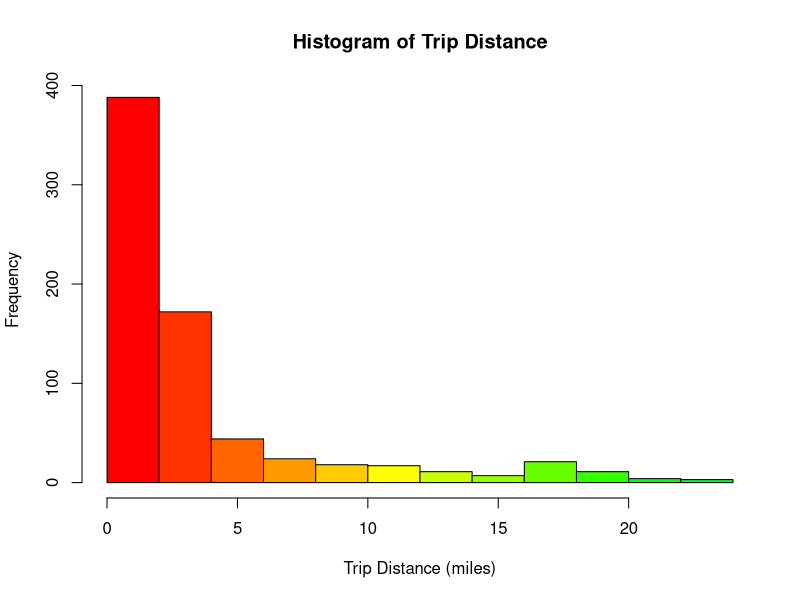
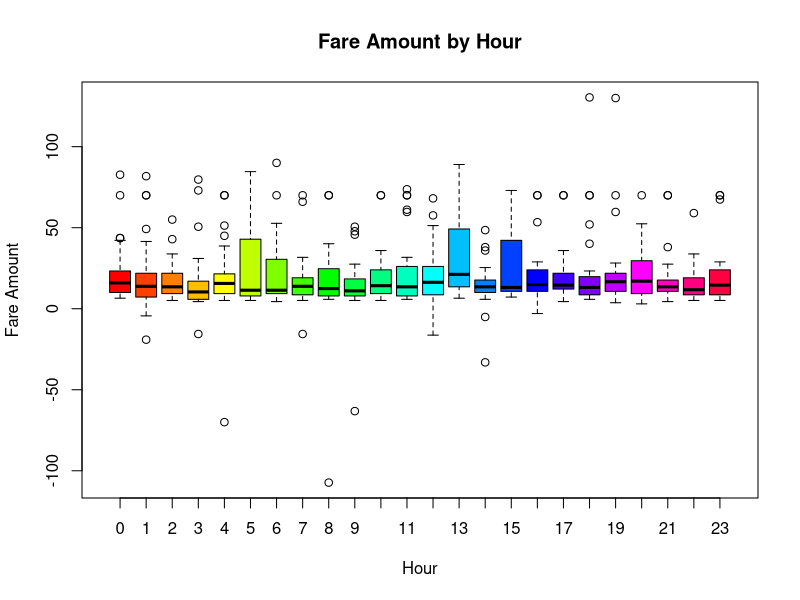
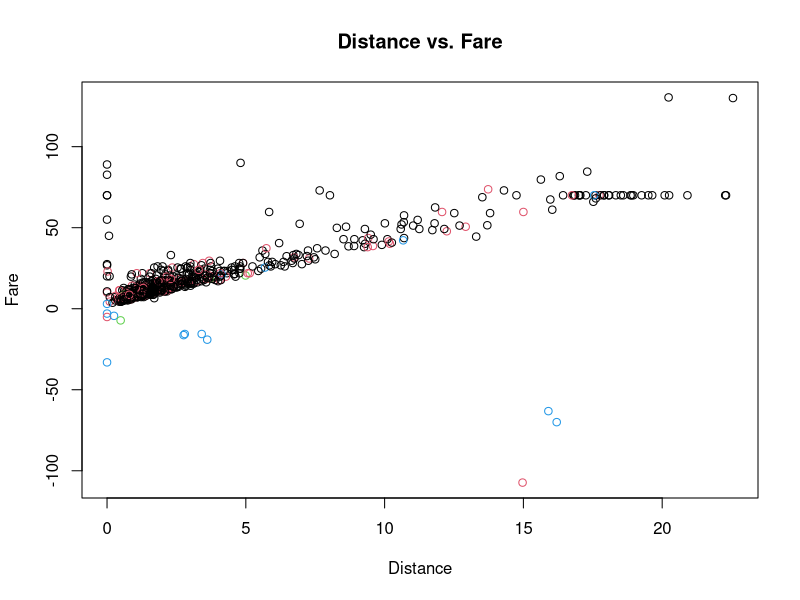
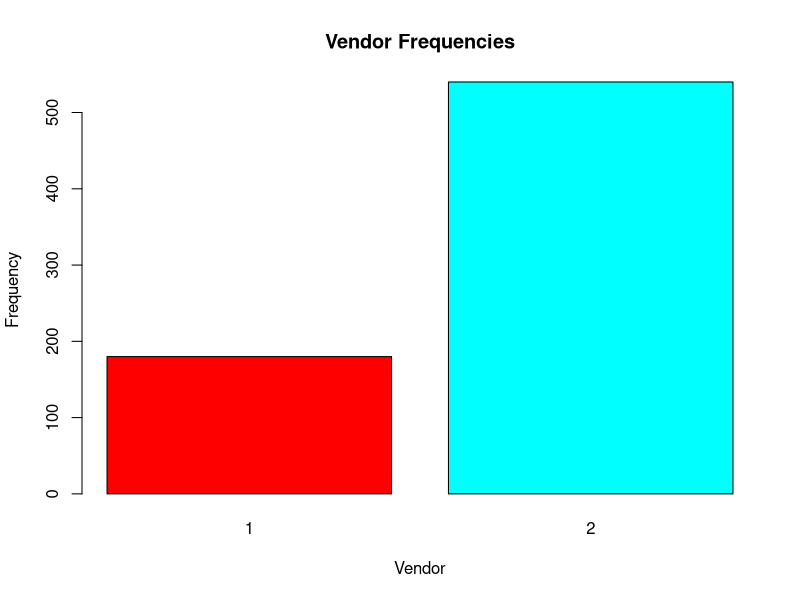
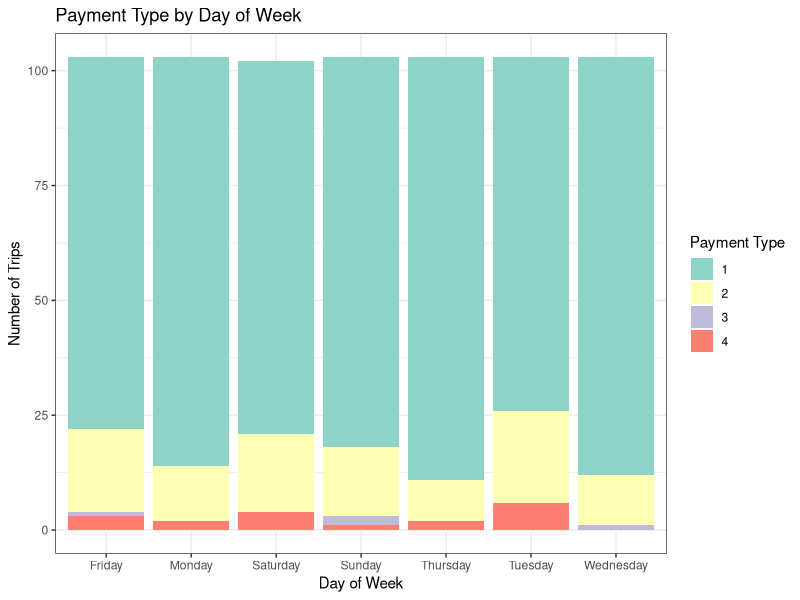
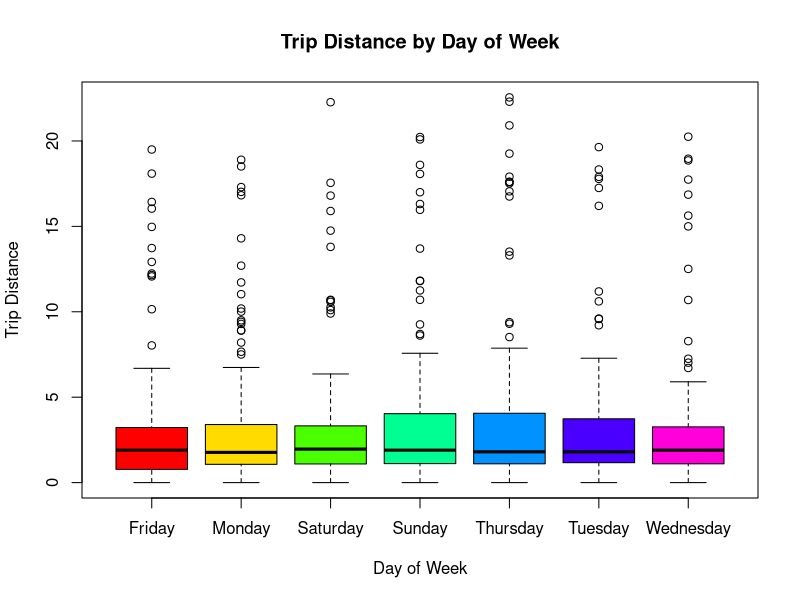
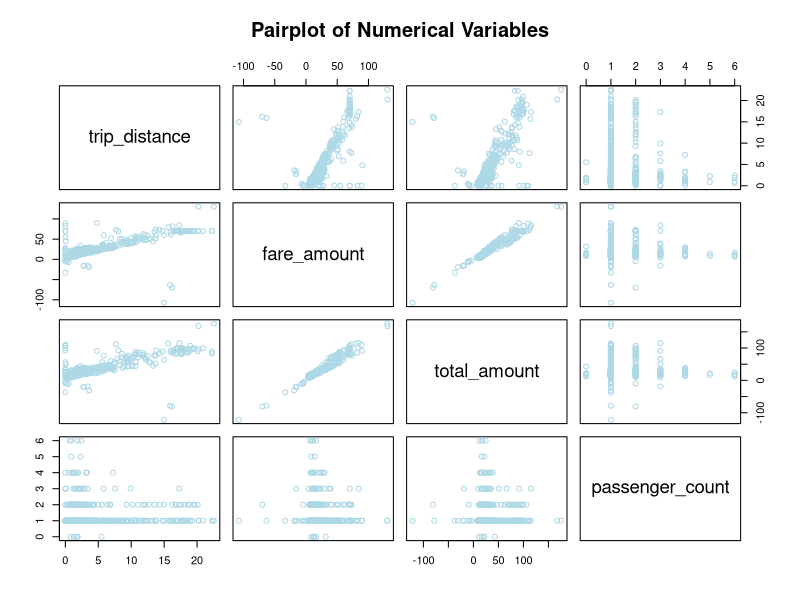
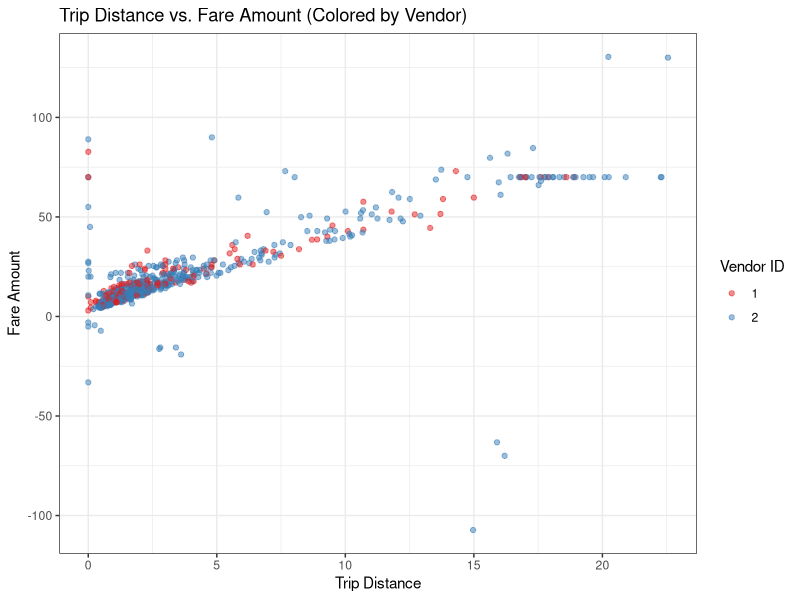

Here is the R script that generated these plots, in order:
library(dplyr)
library(lubridate)
library(ggplot2)


 # Load your data
  df <- read.csv("test2.csv")
  
  # Convert pickup datetime
  df$tpep_pickup_datetime <- ymd_hms(df$tpep_pickup_datetime)
  
 
  
  # Basic Summary
  print("Basic Summary:")
  print(summary(df))
  
  # More Detailed Descriptive Statistics
  
  
  # Numerical Columns
  numerical_cols <- c("trip_distance", "fare_amount", "total_amount", "passenger_count") # Add more as needed
  for (col in numerical_cols) {
    if (col %in% names(df)) {
      print(paste("n", col, "Statistics:"))
      print(paste("Mean", col, ":", mean(df[[col]], na.rm = TRUE)))
      print(paste("Median", col, ":", median(df[[col]], na.rm = TRUE)))
      print(paste("Standard Deviation of", col, ":", sd(df[[col]], na.rm = TRUE)))
      print(paste("Range of", col, ":", paste(range(df[[col]], na.rm=TRUE), collapse = " - ")))
      print(paste("Interquartile Range (IQR) of", col, ":", IQR(df[[col]], na.rm = TRUE)))
      print("Quantiles")
      print(quantile(df[[col]], probs = c(0.05,0.25, 0.5, 0.75,0.95), na.rm=TRUE))
    }
  }
  
  # Categorical Columns
  categorical_cols <- c("VendorID", "payment_type") # Add more as needed
  for (col in categorical_cols) {
    if (col %in% names(df)) {
      print(paste( col, "Frequencies:"))
      print(table(df[[col]]))
      print("Proportions")
      print(prop.table(table(df[[col]])))
    }
  }
  
  # Combined Statistics (Example: Average Fare Amount by Hour of Day)
  if ("fare_amount" %in% names(df) & "pickup_hour" %in% names(df)){
    print("Average Fare Amount by Hour of Day:")
    print(aggregate(fare_amount ~ pickup_hour, data = df, FUN = mean, na.rm=TRUE))
  }
  
  
  #Checking for missing values
  print("Missing Values per column")
  print(colSums(is.na(df)))
  
  #Data Type of each column
  print("Data Type of each column")
  print(sapply(df, class))
  
  # Number of rows and columns
  print(paste("Number of rows:", nrow(df)))
  print(paste("Number of columns:", ncol(df)))
  
  
#########
  
  df <- df %>%
    mutate(
      pickup_date = as.Date(tpep_pickup_datetime, format = "%d-%m-%Y")
    )
    
  View(df)
  
  # --- Data Visualization ---
  print("Data Visualizations:")
  
  # 1. Histogram of Trip Distance
  hist(df$trip_distance, main = "Histogram of Trip Distance", xlab = "Trip Distance (miles)", na.rm = TRUE, col = rainbow(30))
  #The histogram of trip distances is heavily right-skewed, indicating that most trips are short (less than 5 miles), with a long tail of less frequent, longer trips extending beyond 15 miles.
  
  # 2. Boxplot of Fare Amount by Hour of Day
  boxplot(fare_amount ~ factor(pickup_hour), data = df, main = "Fare Amount by Hour", xlab = "Hour", ylab = "Fare Amount", na.rm = TRUE, col = rainbow(24))
  #Fare amounts exhibit relatively consistent medians and interquartile ranges across most hours, suggesting similar typical fare values throughout the day, but there's increased variability and more frequent outliers during certain periods, particularly around midday (hours 12-16) and some early morning hours.
  
  # 3. Scatterplot of Trip Distance vs. Fare Amount with color by payment type
  plot(df$trip_distance, df$fare_amount, main = "Distance vs. Fare", xlab = "Distance", ylab = "Fare", col = factor(df$payment_type), na.rm = TRUE)
  
  # 4. Bar Chart of Vendor ID
  barplot(table(df$VendorID), main = "Vendor Frequencies", xlab = "Vendor", ylab = "Frequency", col = rainbow(nlevels(factor(df$VendorID))))
  # fare generally increases with distance. Additionally, the presence of outliers, especially at shorter distances, suggests other factors beyond distance influence fare pricing.
  
  # 5. Payment Type by Day of Week
  ggplot(df, aes(x = factor(day_of_week), fill = factor(payment_type))) +
    geom_bar(position = "stack") +
    labs(title = "Payment Type by Day of Week", x = "Day of Week", y = "Number of Trips", fill = "Payment Type") +
    theme_bw() +
    scale_fill_brewer(palette = "Set3")
  #Credit card payments are the dominant payment method across all days of the week, though cash payments show a slight increase on weekends (Friday and Saturday), while "no charge" and "dispute" transactions remain consistently low throughout the week.
  
  # 6. Boxplot of Trip Distance by Day of the Week
  boxplot(trip_distance ~ day_of_week, data = df, main = "Trip Distance by Day of Week", xlab = "Day of Week", ylab = "Trip Distance", na.rm = TRUE, col = rainbow(7))
  #Trip distances exhibit similar medians across all days of the week, but weekends (Friday, Saturday, and Sunday) show increased variability and a higher frequency of longer trips (outliers) compared to weekdays, suggesting a wider range of trip lengths on weekends.
  
  # 7. Pair plot for numerical variables
  numerical_cols <- c("trip_distance", "fare_amount", "total_amount", "passenger_count")
  numerical_data <- df[, numerical_cols[numerical_cols %in% names(df)]]
  if (ncol(numerical_data) >= 2) {
    pairs(numerical_data, main = "Pairplot of Numerical Variables", col = "lightblue")
  }
  #1. Trip Distance and Fare Amount: A strong positive correlation is evident. As trip distance increases, fare amount generally increases as well.
  
  #2. Total Amount and Fare Amount: A very strong positive correlation exists. This suggests that total_amount is highly influenced by fare_amount.
  
  #3. Passenger Count and Other Variables: Passenger count shows weaker relationships with other variables. It is indicative that passenger count is independent of other variables.
  
  # 8. Scatterplot of Trip Distance vs. Fare Amount, colored by Vendor
  ggplot(df, aes(x = trip_distance, y = fare_amount, color = as.factor(VendorID))) +
    geom_point(alpha = 0.5) +
    labs(title = "Trip Distance vs. Fare Amount (Colored by Vendor)", x = "Trip Distance", y = "Fare Amount", color = "Vendor ID") +
    theme_bw() +
    scale_color_brewer(palette = "Set1")
  
  # 9. Violin plot for Trip Distance by Day of the Week
  ggplot(df, aes(x = day_of_week, y = trip_distance, fill = day_of_week)) +
    geom_violin(alpha = 0.7) +
    labs(title = "Trip Distance by Day of Week", x = "Day of Week", y = "Trip Distance", fill = "Day of Week") +
    theme_bw() +
    scale_fill_brewer(palette = "Set2")
  #The shape and spread of the distributions vary slightly across the week.
  ##Weekends (Fri, Sat): The distributions are wider, suggesting more variability in trip distances on weekends. There might be a larger proportion of longer trips on these days.
  ##Weekdays (Mon-Thu): The distributions are more concentrated around the median, indicating less variability in trip distances during weekdays. Trips are likely to be shorter and more consistent in length.
  
  # 10. Boxplot of Tip Amount by Day of the Week
  ggplot(df, aes(x = day_of_week, y = tip_amount)) +
    geom_boxplot(fill = "lightgreen", color = "black") +
    labs(title = "Tip Amount by Day of Week", x = "Day of Week", y = "Tip Amount") +
    theme_bw()
  #Tip amounts show consistent medians and interquartile ranges across all days of the week, however, the presence of numerous outliers, especially on weekends, suggests that significantly higher tips occur sporadically throughout the week, with a slightly higher likelihood on weekends.
  
  # 11. Boxplot of Total Amount (including taxes) by Day of the Week
  ggplot(df, aes(x = day_of_week, y = total_amount)) +
    geom_boxplot(fill = "lightyellow", color = "black") +
    labs(title = "Total Amount (including taxes) by Day of Week", x = "Day of Week", y = "Total Amount") +
    theme_bw()
  #Total transaction amounts maintain a consistent median and interquartile range across all days of the week, however, outliers, representing unusually high or low transaction amounts, are present on all days, suggesting consistent sporadic occurrences of atypical transactions.
  
  # 12. Bar Plot: Average Total Amount by Hour
  hourly_avg <- aggregate(total_amount ~ pickup_hour, data = df, mean)
  ggplot(hourly_avg, aes(x = factor(pickup_hour), y = total_amount)) +
    geom_bar(stat = "identity", fill = "steelblue") +
    labs(title = "Average Total Amount by Hour",
         x = "Pickup Hour",
         y = "Average Total Amount") +
    theme_minimal()
  #Average total transaction amounts fluctuate throughout the day, with notable peaks around midday (hour 13) and late afternoon/early evening (hours 17-19), and troughs in the early morning hours (roughly 3-5) and mid-morning (around 9-10), indicating variations in demand and/or trip characteristics across different times of day.
  
  # 13. Pie Chart: Contribution of Each Day of the Week to Total Revenue
  daily_revenue <- aggregate(total_amount ~ day_of_week, data = df, sum)
  pie(daily_revenue$total_amount, 
      labels = daily_revenue$day_of_week, 
      col = rainbow(length(daily_revenue$day_of_week)), 
      main = "Weekly Contribution to Total Revenue")
  #The pie chart shows the weekly contribution to total revenue, revealing that revenue is distributed relatively evenly across the days of the week, with perhaps slightly higher contributions from Friday and Saturday, and slightly lower contributions from Sunday and Wednesday.
  
  # 14. Pie Chart: Contribution of Each Hour to Total Revenue
  hourly_revenue <- aggregate(total_amount ~ pickup_hour, data = df, sum)
  pie(hourly_revenue$total_amount, 
      labels = paste0(hourly_revenue$pickup_hour), 
      col = rainbow(length(hourly_revenue$pickup_hour)), 
      main = "Hourly Contribution to Total Revenue")
  #Revenue generation varies throughout the day, with peak contributions observed in the afternoon/early evening hours (roughly 13:00 to 19:00, or 1 PM to 7 PM), and lower contributions during the night and early morning hours.
  
  # 15. Bubble Chart: Trip Distance vs Fare Amount by Day
  ggplot(df, aes(x = trip_distance, y = fare_amount, size = total_amount, color = day_of_week)) +
    geom_point(alpha = 0.6) +
    labs(title = "Trip Distance vs Fare Amount by Day",
         x = "Trip Distance",
         y = "Fare Amount",
         size = "Total Amount",
         color = "Day of Week") +
    theme_minimal()
  #Positive Correlation: The overall positive relationship between trip distance and fare amount, as seen in previous plots, is maintained across all days of the week. Longer trips generally cost more.
  #Day-of-Week Variation: While the general trend holds, there's no strong visual evidence suggesting that specific days of the week consistently have higher or lower fares for a given distance. 
  #Total Amount Influence: The varying bubble sizes, representing total amount, suggest that higher total amounts are associated with longer trips (larger bubbles tend to appear towards the right of the plot). This aligns with the expectation that longer trips result in higher fares and thus higher total amounts. There are some exceptions, which are worth further investigation.
  #Outliers: There are some outliers present, particularly with unusually low fares for given distances or unusual total amounts.
  
  # 16. Pie Chart: Proportion of Payment Types
  pie(table(df$payment_type), 
      labels = c("Credit Card", "Cash", "No charge","Dispute"), 
      col = rainbow(length(table(df$payment_type))), 
      main = "Proportion of Payment Types")
  #Credit card is the overwhelmingly dominant method, representing a large majority of transactions. Cash is the next most common, but its proportion is significantly smaller. Payment types no charge and dispute represent only very small fractions of the total transactions.
  
  # 17. Bubble Chart: Passenger Count vs Total Amount by Hour and Week
  ggplot(df, aes(x = pickup_hour, y = passenger_count, size = total_amount, color = day_of_week)) +
    geom_point(alpha = 0.7) +
    labs(
      title = "Passenger Count vs Total Amount by Hour and Week",
      x = "Pickup Hour",
      y = "Passenger Count",
      size = "Total Amount",
      color = "Day of the Week"
    ) +
    scale_color_brewer(palette = "Set3") + 
    theme_minimal()
  #Passenger Count and Total Amount: There's no clear linear relationship between passenger count and total amount. While larger bubbles (higher total amounts) appear across different passenger counts, the bubble size doesn't consistently increase with passenger count. This suggests other factors (like distance) have a greater influence on the total amount.
  #Pickup Hour and Total Amount: Higher total amounts (larger bubbles) appear to be somewhat more common during certain hours, particularly in the afternoon/evening (roughly 12-20), but this is not a strict trend.
  #Day of the Week: The different colors representing days of the week holds no strong day-of-week effect on the relationship between passenger count and total amount within each hour.
  
  # 18. Bubble Chart: Congestion Surcharge by Day and Hour
  ggplot(df, aes(x = pickup_hour, y = day_of_week, size = congestion_surcharge, color = total_amount)) +
    geom_point(alpha = 0.7) +
    labs(
      title = "Congestion Surcharge by Day and Hour",
      x = "Pickup Hour",
      y = "Day of Week",
      size = "Congestion Surcharge",
      color = "Total Amount"
    ) +
    scale_color_gradient(low = "green", high = "red") +
    theme_minimal()
  #Congestion Surcharge Pattern: Congestion surcharges (represented by bubble size) are generally small or non-existent (most bubbles are small). Larger surcharges (larger bubbles) appear sporadically, with some concentration during typical commuting hours (7-9 AM and 4-6 PM) on weekdays (Monday-Friday), particularly on Tuesday and Thursday. This aligns with the expected pattern of congestion pricing being applied during peak traffic times.
  #Total Amount and Surcharge: There's no clear, direct correlation between total amount (bubble color) and congestion surcharge (bubble size). Both large and small total amounts can occur with or without a congestion surcharge, indicating that the surcharge is applied independently of the total fare amount, based primarily on time and day.
  #Weekend Surcharges: Surcharges are less frequent and less pronounced on weekends (Saturday and Sunday), consistent with reduced traffic congestion during those times.
  
  
  
  #####
  #Interpretation after Data Visualisation:
  
  #Most trips are relatively short, as evidenced by the right-skewed trip distance distribution. Trip distances show greater variability on weekends, with more long trips occurring.
  #Fare amounts are strongly positively correlated with trip distance, but other factors also influence pricing, as evidenced by outliers. While fare amounts are generally consistent throughout the day, variability increases around midday and early morning.
  #Credit cards are the dominant payment method, with a slight increase in cash usage on weekends. "No charge" and "dispute" transactions are infrequent.
  #Peak demand and revenue occur during the afternoon/early evening hours (1 PM to 7 PM). While total revenue is distributed relatively evenly across the week, average total amounts are slightly higher mid-week. Congestion surcharges are primarily applied during weekday commuting hours.
  #Passenger count does not appear to be a major driver of total amount.
  #There are minor differences in fare amounts between vendors, especially for longer distances.